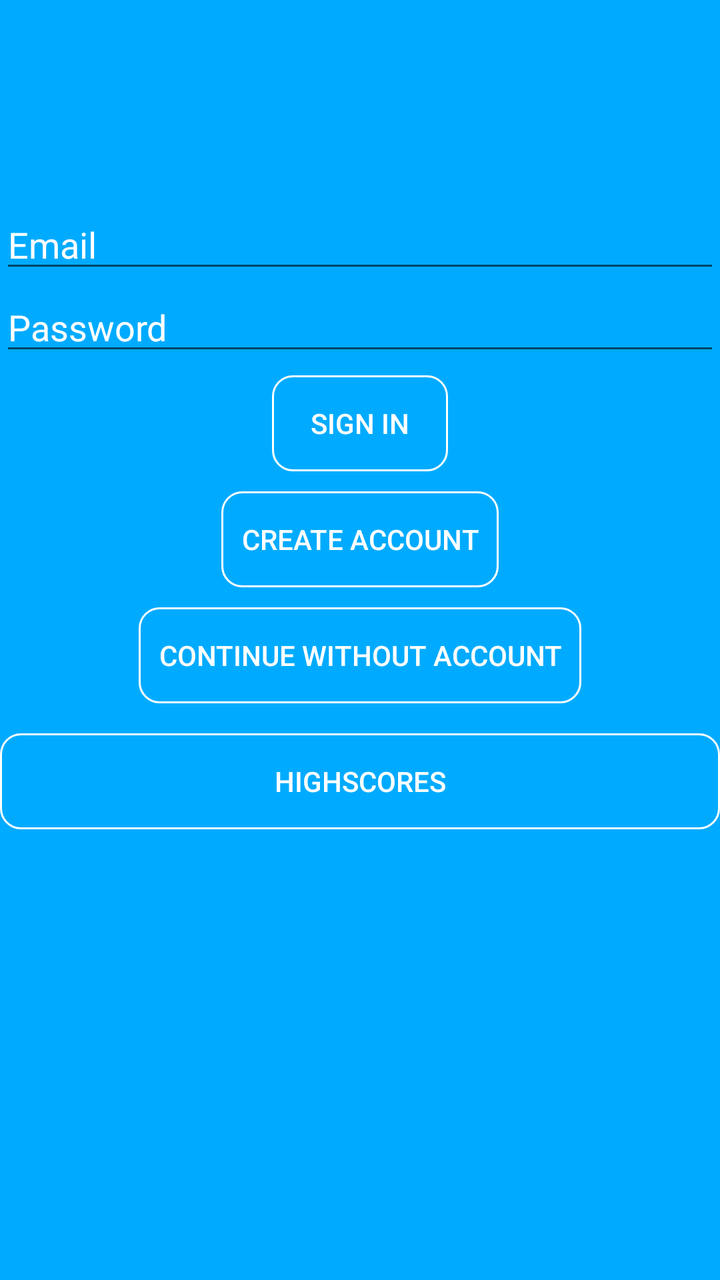
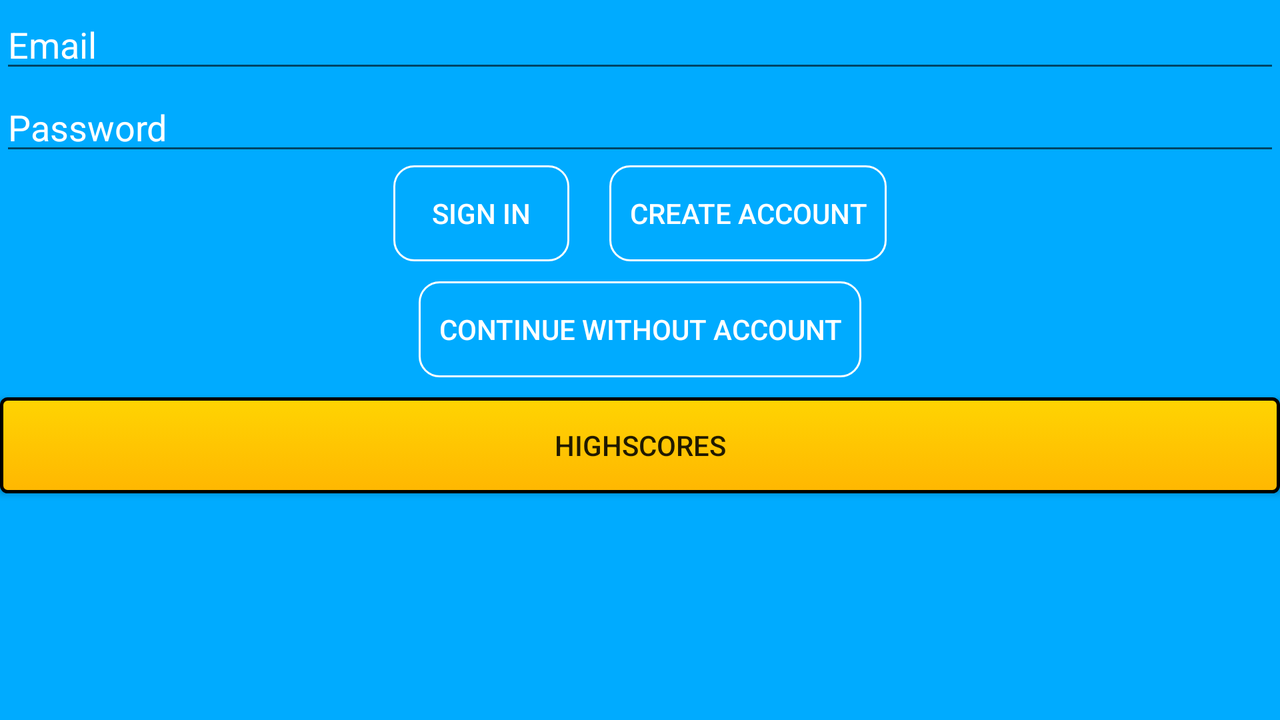

One screen, two layout resources from the same app: the default and the repository's alternative for another configuration. Each is rendered where Android would select it; the XML of both is given below.
<!-- AndroidManifest.xml: application theme AppTheme -->
<!-- res/layout/activity_login.xml -->
<?xml version="1.0" encoding="utf-8"?>
<LinearLayout xmlns:android="http://schemas.android.com/apk/res/android"
    xmlns:app="http://schemas.android.com/apk/res-auto"
    xmlns:tools="http://schemas.android.com/tools"
    android:layout_width="match_parent"
    android:layout_height="match_parent"
    android:background="#00abff"
    android:orientation="vertical"
    tools:context=".LoginActivity">

    <ImageView
        android:id="@+id/trivia"
        android:layout_width="wrap_content"
        android:layout_height="100dp"
        android:paddingTop="20dp"
        android:layout_gravity="center_horizontal"
        app:srcCompat="@drawable/trivia" />

    <EditText
        android:id="@+id/email"
        android:layout_width="match_parent"
        android:layout_height="wrap_content"
        android:ems="10"
        android:hint="Email"
        android:textColorHint="#ffffff"
        android:textColor="#ffffff"
        android:inputType="textEmailAddress"
        app:layout_constraintTop_toTopOf="parent"
        tools:layout_editor_absoluteX="44dp" />

    <EditText
        android:id="@+id/password"
        android:layout_width="match_parent"
        android:layout_height="wrap_content"
        android:ems="10"
        android:hint="Password"
        android:textColorHint="#ffffff"
        android:textColor="#ffffff"
        android:inputType="textPassword"
        tools:layout_editor_absoluteX="26dp"
        tools:layout_editor_absoluteY="106dp" />

    <Button
        android:id="@+id/signInAccount"
        android:layout_width="wrap_content"
        android:layout_height="wrap_content"
        android:layout_gravity="center_horizontal"
        android:paddingStart="10dp"
        android:paddingEnd="10dp"
        android:text="SIGN IN"
        android:layout_marginBottom="5dp"
        android:layout_marginTop="5dp"
        android:background="@drawable/button_border"
        android:textColor="#ffffff"/>

    <Button
        android:id="@+id/createAccount"
        android:layout_width="wrap_content"
        android:layout_height="wrap_content"
        android:layout_gravity="center_horizontal"
        android:paddingStart="10dp"
        android:paddingEnd="10dp"
        android:text="CREATE ACCOUNT"
        android:layout_marginBottom="5dp"
        android:layout_marginTop="5dp"
        android:background="@drawable/button_border"
        android:textColor="#ffffff"/>

    <Button
        android:id="@+id/noAccount"
        android:layout_width="wrap_content"
        android:layout_height="wrap_content"
        android:layout_gravity="center_horizontal"
        android:paddingStart="10dp"
        android:paddingEnd="10dp"
        android:layout_marginBottom="5dp"
        android:layout_marginTop="5dp"
        android:text="CONTINUE WITHOUT ACCOUNT"
        android:background="@drawable/button_border"
        android:textColor="#ffffff"/>

    <Button
        android:id="@+id/button2"
        android:layout_width="match_parent"
        android:layout_height="wrap_content"
        android:layout_marginTop="10dp"
        android:layout_marginBottom="10dp"
        android:text="Highscores"
        android:textColor="#ffffff"
        android:layout_gravity="center_horizontal"
        android:background="@drawable/button_border"
        android:onClick="showHighscore"/>
</LinearLayout>
<!-- resources referenced by this layout -->
<resources>
  <!-- drawable button_border (drawable) -->
  <?xml version="1.0" encoding="utf-8"?>
  <shape xmlns:android="http://schemas.android.com/apk/res/android"
      android:shape="rectangle" >
  
      <solid android:color="@android:color/transparent" />
  
      <stroke
          android:width="1dp"
          android:color="#ffffff" />
  
      <corners android:radius="10dp"/>
  </shape>
  <style name="AppTheme" parent="Theme.AppCompat.Light.DarkActionBar">
          
          
          <item name="colorPrimary">@color/colorPrimary</item>
          <item name="colorPrimaryDark">@color/colorPrimaryDark</item>
          <item name="colorAccent">#ffd402</item>
      </style>
</resources>
<!-- res/layout-land/activity_login.xml (the repository's variant of the layout above) -->
<!-- drawn on the phone turned sideways -->
<?xml version="1.0" encoding="utf-8"?>
<LinearLayout xmlns:android="http://schemas.android.com/apk/res/android"
    xmlns:app="http://schemas.android.com/apk/res-auto"
    xmlns:tools="http://schemas.android.com/tools"
    android:layout_width="match_parent"
    android:layout_height="match_parent"
    android:background="#00abff"
    android:orientation="vertical"
    tools:context=".LoginActivity">

    <EditText
        android:id="@+id/email"
        android:layout_width="match_parent"
        android:layout_height="wrap_content"
        android:ems="10"
        android:hint="Email"
        android:textColorHint="#ffffff"
        android:textColor="#ffffff"
        android:inputType="textEmailAddress"
        app:layout_constraintTop_toTopOf="parent"
        tools:layout_editor_absoluteX="44dp" />

    <EditText
        android:id="@+id/password"
        android:layout_width="match_parent"
        android:layout_height="wrap_content"
        android:ems="10"
        android:hint="Password"
        android:textColorHint="#ffffff"
        android:textColor="#ffffff"
        android:inputType="textPassword"
        tools:layout_editor_absoluteX="26dp"
        tools:layout_editor_absoluteY="106dp" />

    <LinearLayout
        android:layout_width="wrap_content"
        android:layout_height="wrap_content"
        android:layout_gravity="center_horizontal">

        <Button
            android:id="@+id/signInAccount"
            android:layout_width="wrap_content"
            android:layout_height="wrap_content"
            android:paddingStart="10dp"
            android:paddingEnd="10dp"
            android:layout_marginStart="10dp"
            android:layout_marginEnd="10dp"
            android:layout_gravity="center_horizontal"
            android:text="SIGN IN"
            android:background="@drawable/button_border"
            android:textColor="#ffffff"/>

        <Button
            android:id="@+id/createAccount"
            android:layout_width="wrap_content"
            android:layout_height="wrap_content"
            android:layout_marginStart="10dp"
            android:layout_marginEnd="10dp"
            android:layout_gravity="center_horizontal"
            android:text="CREATE ACCOUNT"
            android:paddingStart="10dp"
            android:paddingEnd="10dp"
            android:background="@drawable/button_border"
            android:textColor="#ffffff"/>
    </LinearLayout>

    <Button
        android:id="@+id/noAccount"
        android:layout_width="wrap_content"
        android:layout_height="wrap_content"
        android:layout_gravity="center_horizontal"
        android:paddingStart="10dp"
        android:paddingEnd="10dp"
        android:layout_marginTop="10dp"
        android:layout_marginBottom="10dp"
        android:text="CONTINUE WITHOUT ACCOUNT"
        android:background="@drawable/button_border"
        android:textColor="#ffffff"/>

    <Button
        android:id="@+id/highscoreLogin"
        android:layout_width="match_parent"
        android:layout_height="wrap_content"
        android:text="Highscores"
        android:layout_gravity="center_horizontal"
        android:background="@drawable/button_layout"
        android:onClick="showHighscore"/>
</LinearLayout>
<!-- resources referenced by the variant -->
<!-- as the phone turned sideways resolves them -->
<resources>
  <!-- drawable button_border (drawable) -->
  <?xml version="1.0" encoding="utf-8"?>
  <shape xmlns:android="http://schemas.android.com/apk/res/android"
      android:shape="rectangle" >
  
      <solid android:color="@android:color/transparent" />
  
      <stroke
          android:width="1dp"
          android:color="#ffffff" />
  
      <corners android:radius="10dp"/>
  </shape>
  <!-- drawable button_layout (drawable) -->
  <?xml version="1.0" encoding="utf-8"?>
  <selector xmlns:android="http://schemas.android.com/apk/res/android">
      <item android:state_pressed="true" >
      <shape>
          <solid
              android:color="#7bb020" />
          <stroke
              android:width="1dp"
              android:color="#222222" />
          <corners
              android:radius="7dp" />
          <padding
              android:left="10dp"
              android:top="10dp"
              android:right="10dp"
              android:bottom="10dp" />
      </shape>
      </item>
      <item>
      <shape xmlns:android="http://schemas.android.com/apk/res/android"
          android:shape="rectangle">
          <gradient android:startColor="#ffd402"
              android:endColor="#ffb701"
              android:angle="270" />
          <corners android:radius="3dp" />
          <stroke android:width="5px" android:color="#000000" />
      </shape>
      </item>
  </selector>
  <style name="AppTheme" parent="Theme.AppCompat.Light.DarkActionBar">
          
          
          <item name="colorPrimary">@color/colorPrimary</item>
          <item name="colorPrimaryDark">@color/colorPrimaryDark</item>
          <item name="colorAccent">#ffd402</item>
      </style>
</resources>
